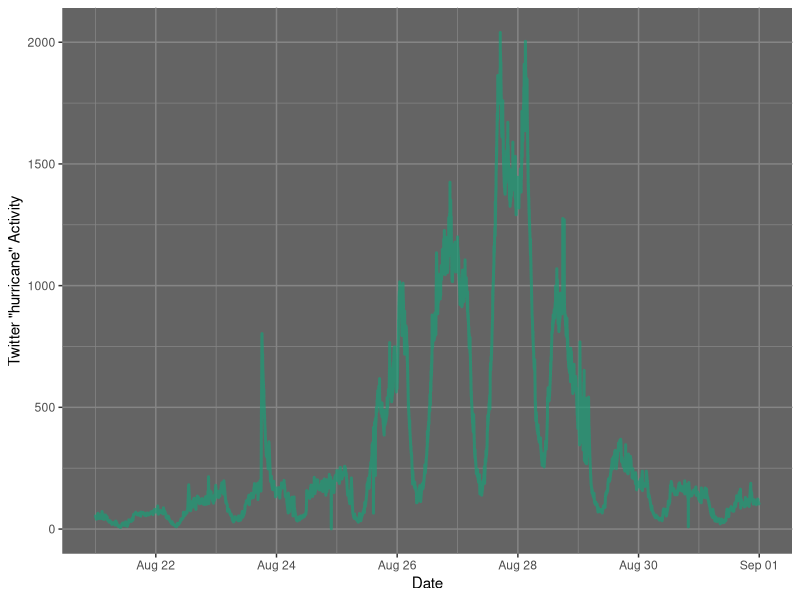

Write the R code that produced this figure. (Note: this script raises an error after producing the figure.)
#!/usr/bin/env Rscript
library(ggplot2)
library(gridExtra)
library(xts)

bg <- "#646464"
gr <- "#858585"

blu <- "#7570b3"
reds <- "#d95f02"
grn <- "#1b9e77"

Y = read.delim(file="hurricane.csv", sep=",", header=TRUE)
Y$dates <- as.POSIXct(Y$Date,fmt="%Y-%m-%d %H:%M")
# guiding eye totrend, not lagging moving average signal
Z <- xts(x=Y$Hurricane, order.by=(Y$dates - 86400/2))
X <- apply.daily(Z,mean)
summary(Y)

pdf("hurricane.pdf", height=4)
    ggplot(data=Y) +
    #geom_point(aes(dates,Hurricane), color=grn) +
    geom_line(aes(dates,Hurricane), size=1, color=grn, alpha=0.7) +
    ylab("Twitter \"hurricane\" Activity") +
    xlab("Date") +
        theme(
                panel.background = element_rect(fill = bg),
                panel.grid.major = element_line(colour = gr),
                panel.grid.minor = element_line(colour = gr)
        )
dev.off()

pdf("hurricane_trend.pdf", height=4)
    ggplot(Y) + 
    geom_point(aes(dates,Hurricane), size=1, color=grn) +
    geom_smooth(aes(index(X),coredata(X)), size=2, color=reds, alpha=0.7) +
    ylab("Twitter \"quake\" Activity") +
    xlab("August 2011") + 
        theme(
                panel.background = element_rect(fill = bg),
                panel.grid.major = element_line(colour = gr),
                panel.grid.minor = element_line(colour = gr)
        )
dev.off()

